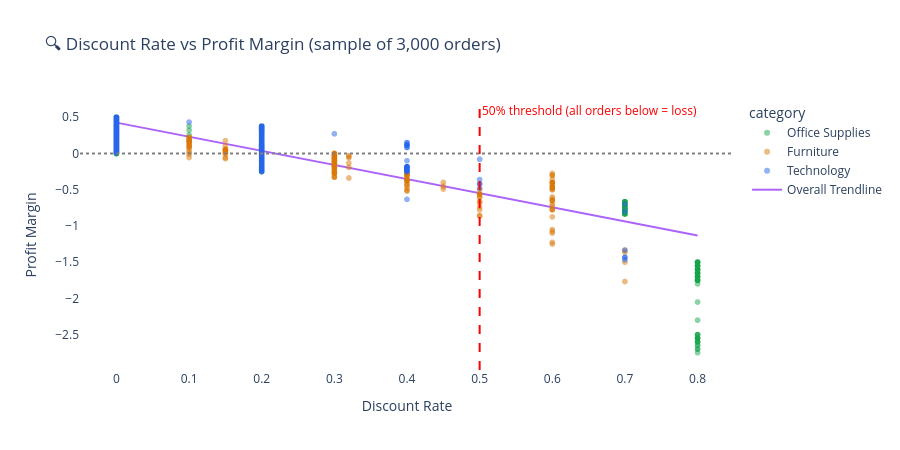

The notebook cell this image was saved under:
### Markdown cell above
### 5.3 Discount vs Profit — The Damage Visualization  
**Question:** Exactly how much do high discounts hurt profit?

### Code cell
# ── Scatter: order-level discount vs profit margin ────────────────────────────
# Take a sample of 3000 orders so the chart isn't too heavy
sample = df.sample(min(3000, len(df)), random_state=42)

fig = px.scatter(
    sample,
    x='discount',
    y='profit_margin',
    color='category',
    opacity=0.5,
    color_discrete_map={
        'Technology':      '#2563EB',
        'Furniture':       '#D97706',
        'Office Supplies': '#16A34A'
    },
    labels={'discount':'Discount Rate', 'profit_margin':'Profit Margin'},
    title='🔍 Discount Rate vs Profit Margin (sample of 3,000 orders)',
    hover_data=['region','sales','category'],
    trendline='ols',          # OLS regression line — shows the trend
    trendline_scope='overall'
)

# Red line at 50% discount — the threshold beyond which orders lose money
fig.add_vline(
    x=0.50,
    line_dash='dash',
    line_color='red',
    annotation_text='50% threshold (all orders below = loss)',
    annotation_position='top right',
    annotation_font_color='red'
)

# Gray line at 0 profit
fig.add_hline(y=0, line_color='gray', line_dash='dot')

fig.update_layout(
    height=450,
    plot_bgcolor='white', paper_bgcolor='white'
)
fig.show()
print("\n📌 Clear negative correlation: as discount increases, profit margin falls sharply")

### Figure 1 — Plotly figure (JSON) as saved in the notebook; plotly's stock layout.template omitted (floating-point values rounded to 4 significant figures; data arrays with more than 128 entries replaced by an {"elided": "..."} marker saying what was removed)
{"data": [{"customdata": {"elided": "1838x3 mixed values"}, "hovertemplate": "category=%{customdata[2]}<br>Discount Rate=%{x}<br>Profit Margin=%{y}<br>region=%{customdata[0]}<br>sales=%{customdata[1]}<extra></extra>", "legendgroup": "Office Supplies", "marker": {"color": "#16A34A", "opacity": 0.5, "symbol": "circle"}, "mode": "markers", "name": "Office Supplies", "showlegend": true, "type": "scattergl", "x": {"elided": "1838 float values"}, "xaxis": "x", "y": {"elided": "1838 float values"}, "yaxis": "y"}, {"customdata": {"elided": "609x3 mixed values"}, "hovertemplate": "category=%{customdata[2]}<br>Discount Rate=%{x}<br>Profit Margin=%{y}<br>region=%{customdata[0]}<br>sales=%{customdata[1]}<extra></extra>", "legendgroup": "Furniture", "marker": {"color": "#D97706", "opacity": 0.5, "symbol": "circle"}, "mode": "markers", "name": "Furniture", "showlegend": true, "type": "scattergl", "x": {"elided": "609 float values"}, "xaxis": "x", "y": {"elided": "609 float values"}, "yaxis": "y"}, {"customdata": {"elided": "553x3 mixed values"}, "hovertemplate": "category=%{customdata[2]}<br>Discount Rate=%{x}<br>Profit Margin=%{y}<br>region=%{customdata[0]}<br>sales=%{customdata[1]}<extra></extra>", "legendgroup": "Technology", "marker": {"color": "#2563EB", "opacity": 0.5, "symbol": "circle"}, "mode": "markers", "name": "Technology", "showlegend": true, "type": "scattergl", "x": {"elided": "553 float values"}, "xaxis": "x", "y": {"elided": "553 float values"}, "yaxis": "y"}, {"hovertemplate": "<b>OLS trendline</b><br>profit_margin = -1.94892 * discount + 0.425851<br>R<sup>2</sup>=0.743905<br><br>Discount Rate=%{x}<br>Profit Margin=%{y} <b>(trend)</b><extra></extra>", "legendgroup": "Overall Trendline", "line": {"color": "#ab63fa"}, "mode": "lines", "name": "Overall Trendline", "showlegend": true, "type": "scatter", "x": {"elided": "3000 float values"}, "xaxis": "x", "y": {"elided": "3000 float values"}, "yaxis": "y"}], "layout": {"annotations": [{"font": {"color": "red"}, "showarrow": false, "text": "50% threshold (all orders below = loss)", "x": 0.5, "xanchor": "left", "xref": "x", "y": 1, "yanchor": "top", "yref": "y domain"}], "height": 450, "legend": {"title": {"text": "category"}, "tracegroupgap": 0}, "paper_bgcolor": "white", "plot_bgcolor": "white", "shapes": [{"line": {"color": "red", "dash": "dash"}, "type": "line", "x0": 0.5, "x1": 0.5, "xref": "x", "y0": 0, "y1": 1, "yref": "y domain"}, {"line": {"color": "gray", "dash": "dot"}, "type": "line", "x0": 0, "x1": 1, "xref": "x domain", "y0": 0, "y1": 0, "yref": "y"}], "title": {"text": "🔍 Discount Rate vs Profit Margin (sample of 3,000 orders)"}, "xaxis": {"anchor": "y", "domain": [0, 1], "title": {"text": "Discount Rate"}}, "yaxis": {"anchor": "x", "domain": [0, 1], "title": {"text": "Profit Margin"}}}}
